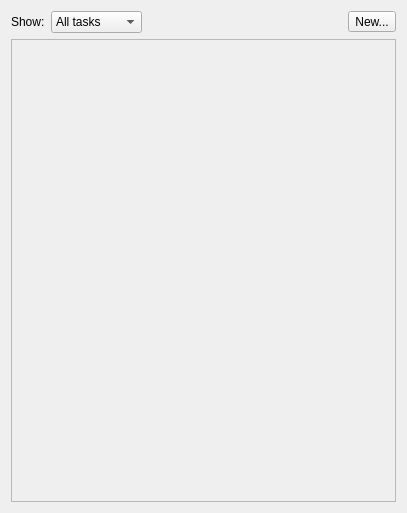
<?xml version="1.0" encoding="UTF-8"?>
<ui version="4.0">
 <class>taskPage</class>
 <widget class="QWidget" name="taskPage">
  <property name="geometry">
   <rect>
    <x>0</x>
    <y>0</y>
    <width>407</width>
    <height>513</height>
   </rect>
  </property>
  <property name="windowTitle">
   <string>Form</string>
  </property>
  <layout class="QGridLayout" name="gridLayout">
   <item row="0" column="0">
    <layout class="QVBoxLayout" name="verticalLayout">
     <item>
      <layout class="QHBoxLayout" name="horizontalLayout" stretch="0,0,0,0">
       <property name="spacing">
        <number>6</number>
       </property>
       <property name="sizeConstraint">
        <enum>QLayout::SetNoConstraint</enum>
       </property>
       <item>
        <widget class="QLabel" name="label">
         <property name="sizePolicy">
          <sizepolicy hsizetype="Minimum" vsizetype="Fixed">
           <horstretch>0</horstretch>
           <verstretch>0</verstretch>
          </sizepolicy>
         </property>
         <property name="text">
          <string>Show:</string>
         </property>
        </widget>
       </item>
       <item>
        <widget class="QComboBox" name="comboBox">
         <property name="sizePolicy">
          <sizepolicy hsizetype="Minimum" vsizetype="Fixed">
           <horstretch>0</horstretch>
           <verstretch>0</verstretch>
          </sizepolicy>
         </property>
         <item>
          <property name="text">
           <string>All tasks</string>
          </property>
         </item>
         <item>
          <property name="text">
           <string>Open tasks</string>
          </property>
         </item>
        </widget>
       </item>
       <item>
        <spacer name="horizontalSpacer">
         <property name="orientation">
          <enum>Qt::Horizontal</enum>
         </property>
         <property name="sizeType">
          <enum>QSizePolicy::Expanding</enum>
         </property>
         <property name="sizeHint" stdset="0">
          <size>
           <width>40</width>
           <height>10</height>
          </size>
         </property>
        </spacer>
       </item>
       <item>
        <widget class="QToolButton" name="new_task_b">
         <property name="text">
          <string>New...</string>
         </property>
        </widget>
       </item>
      </layout>
     </item>
     <item>
      <widget class="QScrollArea" name="scrollArea">
       <property name="widgetResizable">
        <bool>true</bool>
       </property>
       <widget class="QWidget" name="scrollAreaWidgetContents">
        <property name="geometry">
         <rect>
          <x>0</x>
          <y>0</y>
          <width>385</width>
          <height>463</height>
         </rect>
        </property>
        <layout class="QGridLayout" name="gridLayout_3">
         <item row="0" column="0">
          <layout class="QGridLayout" name="tasks_l"/>
         </item>
        </layout>
       </widget>
      </widget>
     </item>
    </layout>
   </item>
  </layout>
 </widget>
 <resources/>
 <connections/>
</ui>
